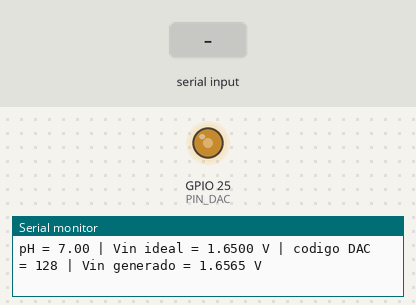
A sketch run on a simulated ESP32. Parts: output pins drawn as LEDs (lit = HIGH), the last lines printed to the serial monitor. The inputs (shaded band) are chosen by the test bench.

Above: at 1.7 s.
1.8 s: "1\n" received over Serial
At 2.1 s:
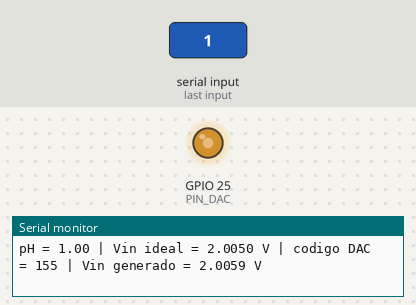
3.3 s: "0\n" received over Serial
At 4.5 s:
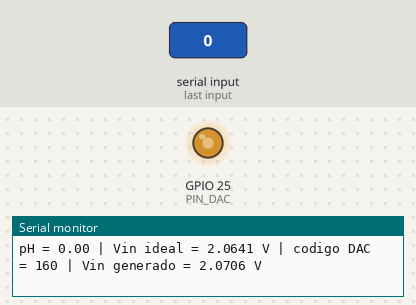
Timing chart, 0 to 6.3 s (numbered marks = the images above; inputs shaded):
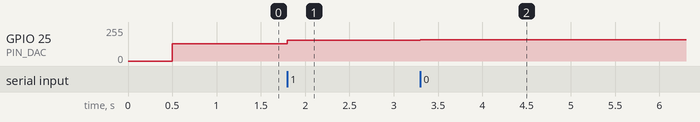

Measured:
- after the input at 1.8 s, GPIO 25 (PIN_DAC): 128/255 → 155/255 at once
- after the input at 3.3 s, GPIO 25 (PIN_DAC): 155/255 → 160/255 at once

The sketch:

generador_ph.ino
```cpp
/*
  Laboratorio N.º 2 - Instrumentación Biomédica III
  Simulador de electrodo de pH con el DAC interno del ESP32

  Ecuación:  Vin = Vbias - S * (pH - 7)
    Vbias = 1.65 V       (mitad del rango 0-3.3 V del DAC)
    S     = 0.05916 V/pH (pendiente de Nernst a 25 °C)

  Uso:
    1. Monitor Serie a 115200 baudios, con "Nueva línea" activado.
    2. Escribir un valor de pH entre 0 y 14 y presionar Enter.
    3. El DAC actualiza la salida en GPIO25 y se imprime el resultado.

  Conexión: GPIO25 (DAC1) -> pin 3 del TL084 (entrada no inversora del buffer)
            GND del ESP32 -> GND común del circuito
*/

const int   PIN_DAC  = 25;      // DAC1 del ESP32 (el DAC2 es GPIO26)
const float VBIAS    = 1.65;    // V
const float S        = 0.05916; // V/pH
const float VREF_DAC = 3.3;     // V, fondo de escala del DAC
const int   DAC_MAX  = 255;     // DAC de 8 bits: códigos 0 a 255

void generarPH(float ph) {
  // Voltaje ideal según la ecuación de Nernst centrada en pH 7
  float vinIdeal = VBIAS - S * (ph - 7.0);

  // Conversión a código del DAC (8 bits) y protección de límites
  int codigo = (int)roundf(vinIdeal / VREF_DAC * DAC_MAX);
  codigo = constrain(codigo, 0, DAC_MAX);

  dacWrite(PIN_DAC, codigo);

  // Voltaje que el DAC realmente genera (cuantizado a pasos de ~12.9 mV)
  float vinReal = codigo * VREF_DAC / DAC_MAX;

  Serial.printf("pH = %.2f | Vin ideal = %.4f V | codigo DAC = %d | Vin generado = %.4f V\n",
                ph, vinIdeal, codigo, vinReal);
}

void setup() {
  Serial.begin(115200);
  delay(500);

  Serial.println("=== Simulador de pH (Lab 2) ===");
  Serial.println("Ingrese un valor de pH entre 0 y 14 y presione Enter.");

  generarPH(7.0);  // Estado inicial: pH neutro (Vin = 1.65 V)
}

void loop() {
  if (Serial.available() > 0) {
    String linea = Serial.readStringUntil('\n');
    linea.trim();
    linea.replace(',', '.');   // acepta "6,5" además de "6.5"

    if (linea.length() == 0) return;

    // Conversión con verificación: rechaza texto que no sea un número
    char *fin;
    float ph = strtof(linea.c_str(), &fin);

    if (*fin != '\0') {
      Serial.println("Error: ingrese solo un numero (ej. 7 o 6.5).");
      return;
    }

    // Validación del rango (la forma negada también rechaza NaN)
    if (!(ph >= 0.0 && ph <= 14.0)) {
      Serial.println("Error: pH fuera de rango. Debe estar entre 0 y 14.");
      return;
    }

    generarPH(ph);
  }
}
```
